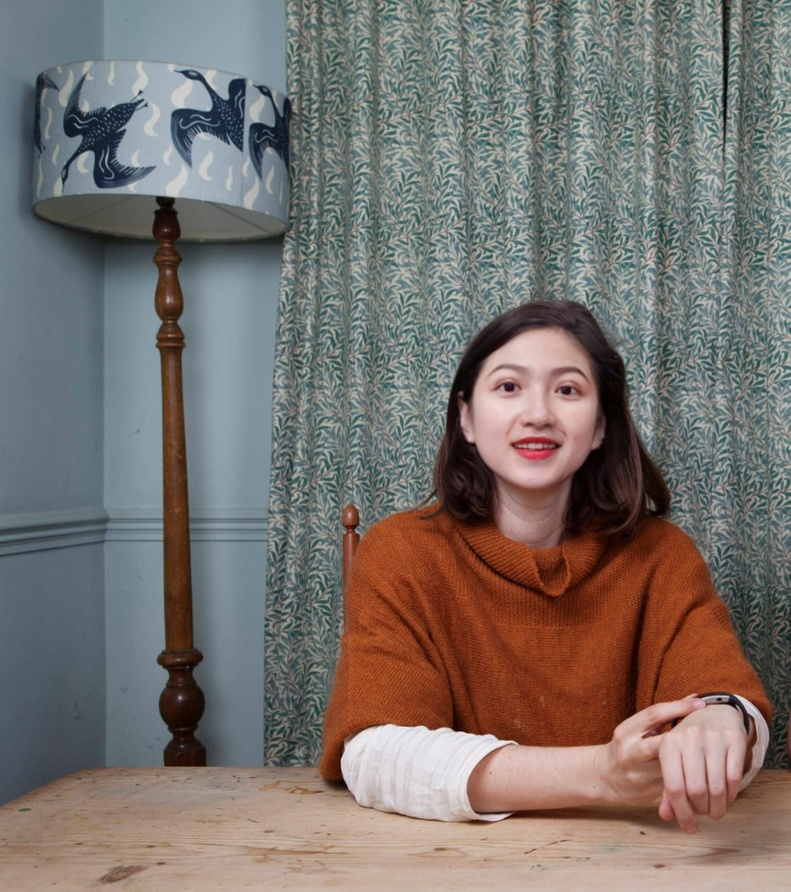
#> input picture BackEnd/roop-main/results/out_img_nam.jpg, 791 x 892 px, shrunk from 1385 x 1563 before the run
$ python tet2.py
#> lines starting #> are read from the running program, lines starting #| are printed output that depends on the picture
from PIL import Image

output1 = "out_img_nam"
output2 = "out_img_nu"
image1 = Image.open("results/" + output1 + ".jpg")
#> image1 is the input picture: PIL image 791x892 RGB; mean R, G, B 120.8, 113.8, 109.3
image2 = Image.open("results/" + output2 + ".jpg")
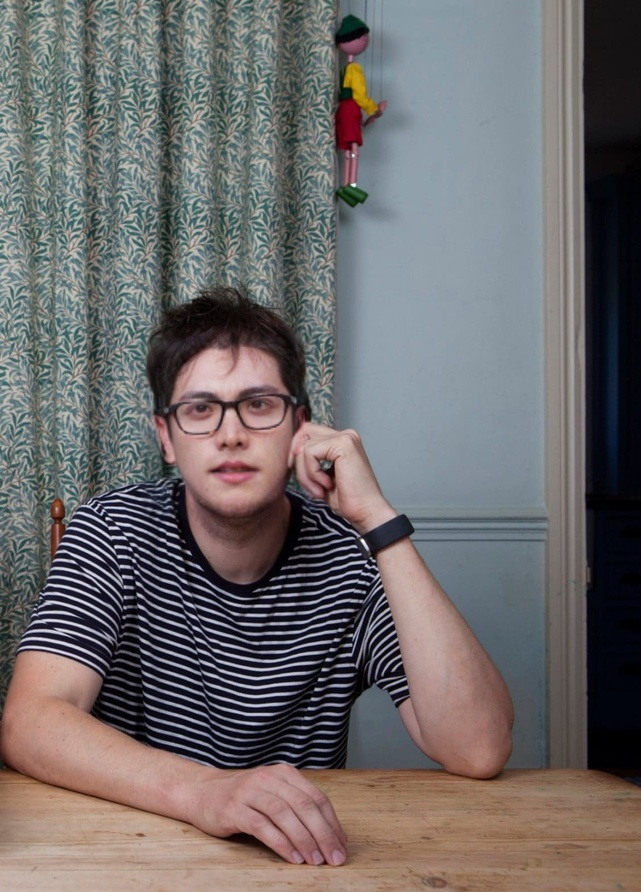
#> input picture BackEnd/roop-main/results/out_img_nu.jpg, 641 x 892 px, shrunk from 1122 x 1563 before the run
#> image2 is the input picture: PIL image 641x892 RGB; mean R, G, B 110, 105.8, 106.1

width1, height1 = image1.size
#> width1 = 791; height1 = 892
width2, height2 = image2.size
#> width2 = 641; height2 = 892
max_width = max(width1, width2)
#> max_width = 791
max_height = max(height1, height2)
#> max_height = 892
new_image = Image.new("RGB", (image1.width + image2.width, max(image1.height, image2.height)))
#> new_image: PIL image 1432x892 RGB; every value is 0
new_image.paste(image2, (0, 0))
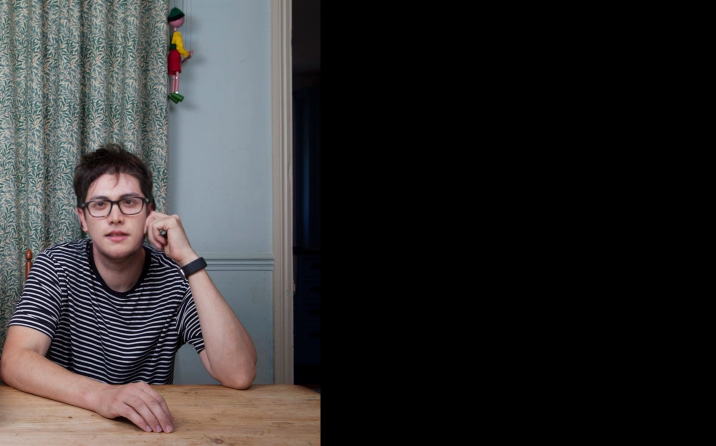
#> new_image: PIL image 1432x892 RGB (shown at 1/2 size); mean R, G, B 49.2, 47.4, 47.5
new_image.paste(image1, (max_width, 0))
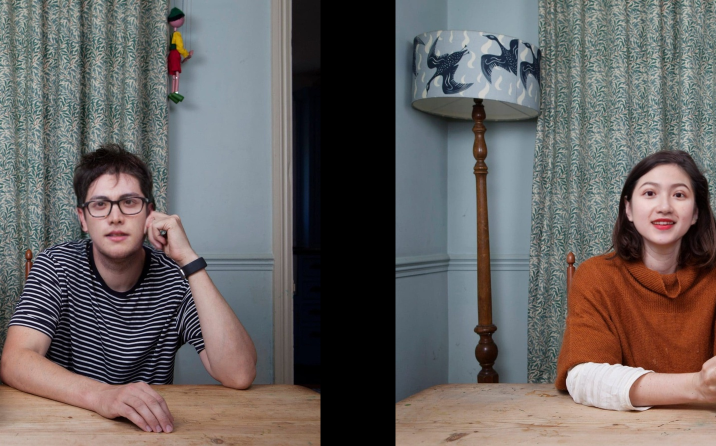
#> new_image: PIL image 1432x892 RGB (shown at 1/2 size); mean R, G, B 103.3, 98.5, 96.9
new_image.save('results/output_full2.jpg')
